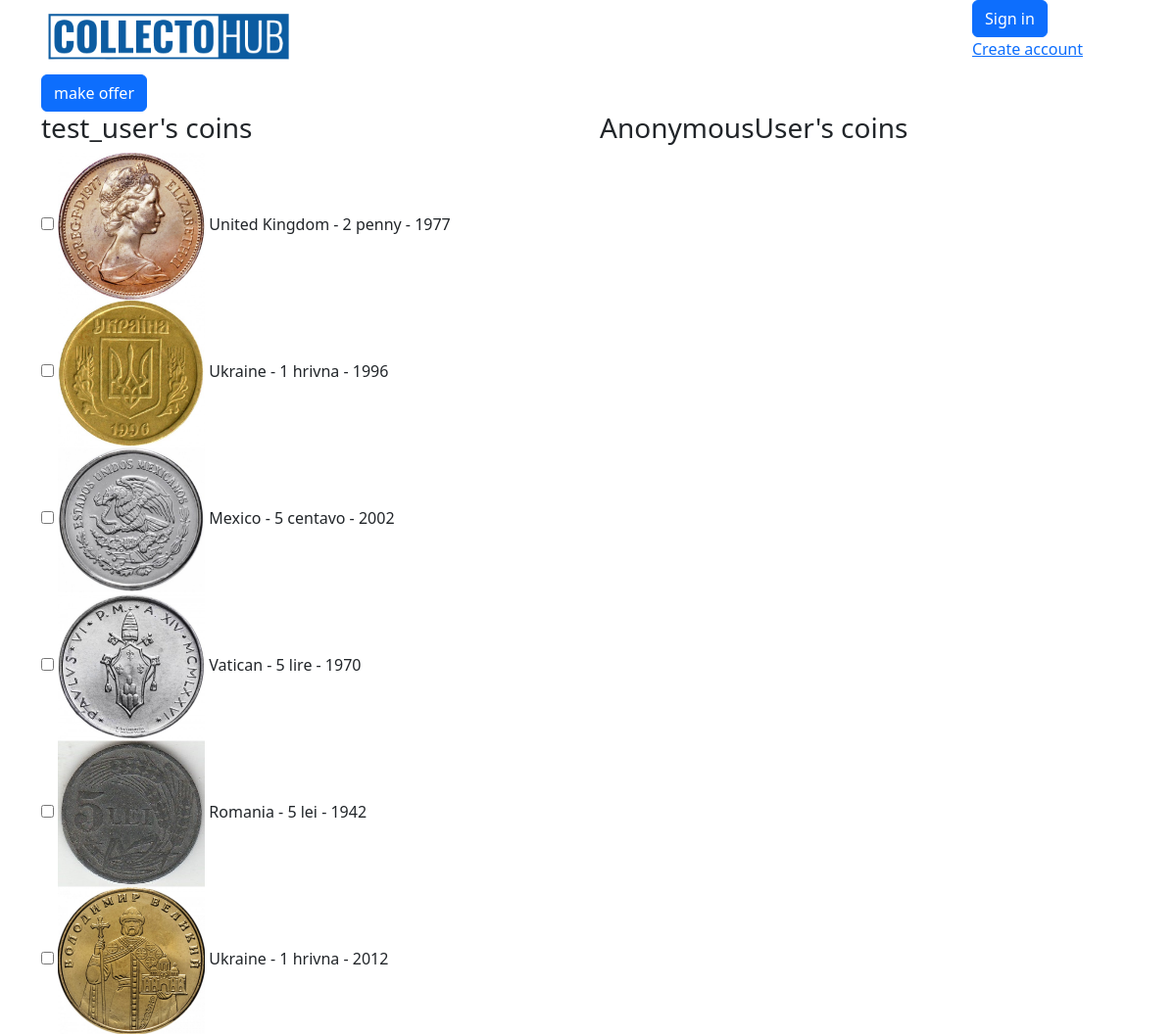
The page /multi/offer/4/ on the database as committed earlier.
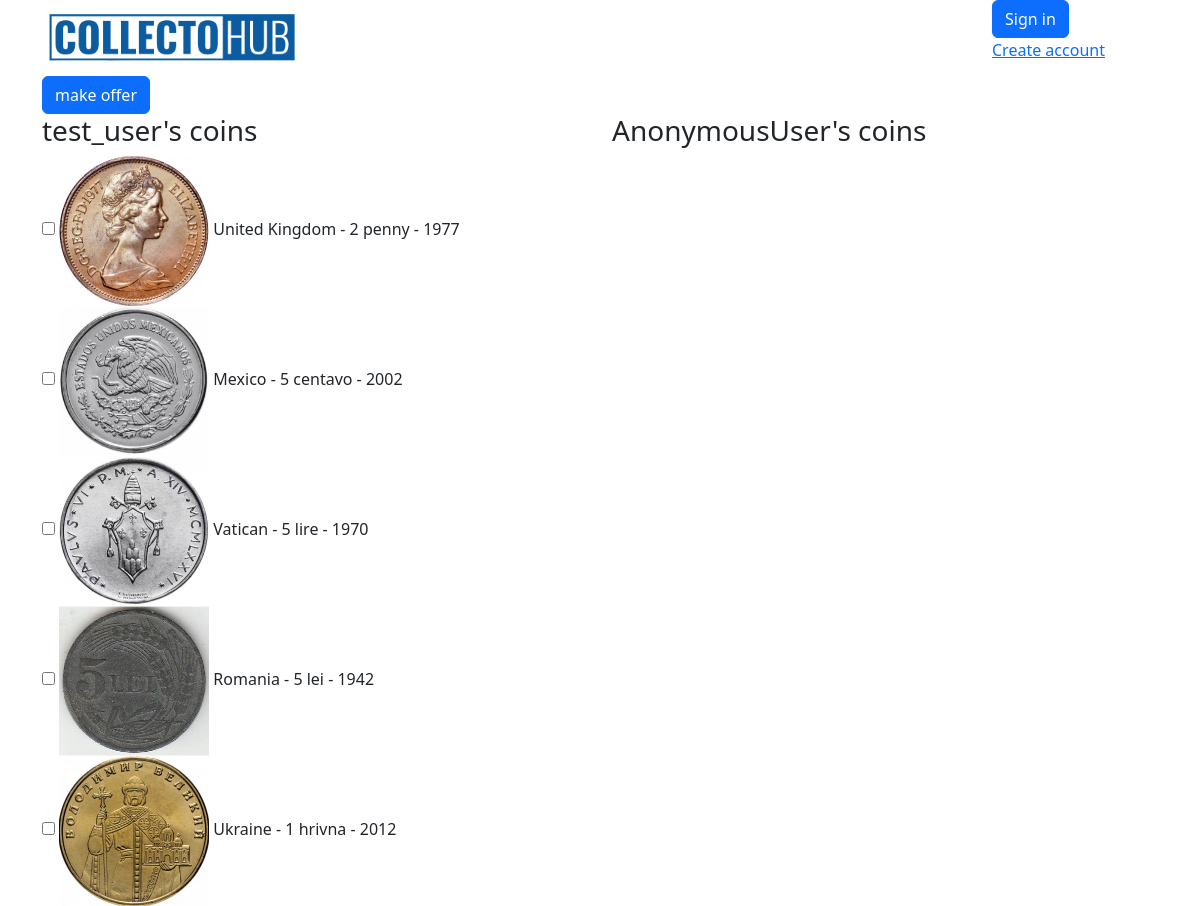
The same page on the database as committed later.
### coins/models.py (models this page shows, shortened)
class Coin(models.Model):
    img_front = models.ImageField(upload_to='products_image', blank=True)
    img_back = models.ImageField(upload_to='products_image', blank=True)
    img_add_1 = models.ImageField(upload_to='products_image', blank=True)
    img_add_2 = models.ImageField(upload_to='products_image', blank=True)
    country = models.ForeignKey(Country, on_delete=models.CASCADE, related_name='coins')  # Reference to Country
    denomination = models.CharField(max_length=150)  # Denomination
    year = models.IntegerField()  # Year
    material = models.CharField(max_length=15, blank=True, choices=material_choices)  # Material
    safety = models.CharField(max_length=2, blank=True, choices=safety_choices)  # Optional field for admin use
    weight = models.FloatField(blank=True, null=True)  # Weight
    diameter = models.FloatField(blank=True, null=True)  # Diameter
    thickness = models.FloatField(blank=True, null=True)  # Thickness
    circulation = models.IntegerField(blank=True, null=True)  # Circulation
    owner = models.ForeignKey(User, on_delete=models.CASCADE, related_name='coins')
    box = models.ForeignKey('Box', on_delete=models.SET_NULL, blank=True, null=True, related_name='coins')
    status = models.CharField(max_length=1, choices=status_choices_coin, default='a')
    class Meta:
        verbose_name = 'Coin'
        verbose_name_plural = 'Coins'
    def __str__(self):
        return f'{self.country.name} - {self.denomination} - {self.year}'

class Country(models.Model):
    name = models.CharField(max_length=150, unique=True)
    continent = models.ForeignKey(Continent, on_delete=models.CASCADE, related_name="countries")
    class Meta:
        verbose_name = "Country"
        verbose_name_plural = "Countries"

### coins/views.py (the view)
# urls.py: path('multi/offer/<int:pk>/', views.multi_offer_view, name='multi-offer'),
def multi_offer_view(request, pk):
    recipient = User.objects.get(id=pk)
    author = request.user
    context = {
        'recipient': recipient,
    }
    return render(
        request=request,
        template_name='coins/multi_offer.html',
        context=context
    )

### coins/models.py (called while the page is built)
    def active_coins(self):
        return self.user.coins.filter(status='a')

### coins/templates/coins/multi_offer.html (shortened to what this page needs)
{% extends 'coins/base.html' %}
{% block content %}
<form action="{% url 'coins:create-multi-offer' %}" method="post">
    <input type="submit" value="make offer" class="btn btn-primary">
    <div class="row">
    <div class="col-6">
        <h3>{{ recipient}}'s coins</h3>
            {% for coin in recipient.profile.active_coins %}
                <div>
                    <input type="checkbox" name="coins_to_get_ids" value="{{ coin.id }}">
                    <img src="{{ coin.img_front.url }}" height="150" alt="">
                    {{ coin }}
                </div>
            {% endfor %}
    </div>
    <div class="col-6">
        <h3>{{ user }}'s coins</h3>
        </div>
    </div>
</form>
{% endblock %}

Rows that differ between the two databases and show on the page:
no longer on this page (row edited): Coin: img_front (picture), country+denomination+year "Ukraine - 1 hrivna - 1996"
